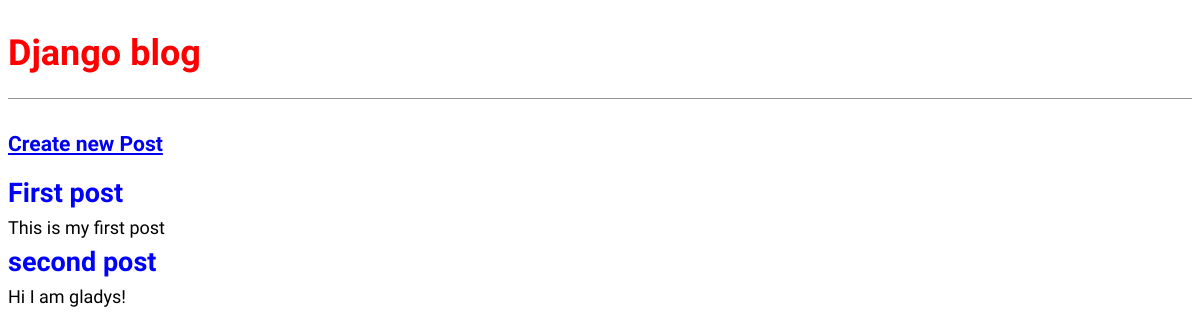
Before: / with the older database file.
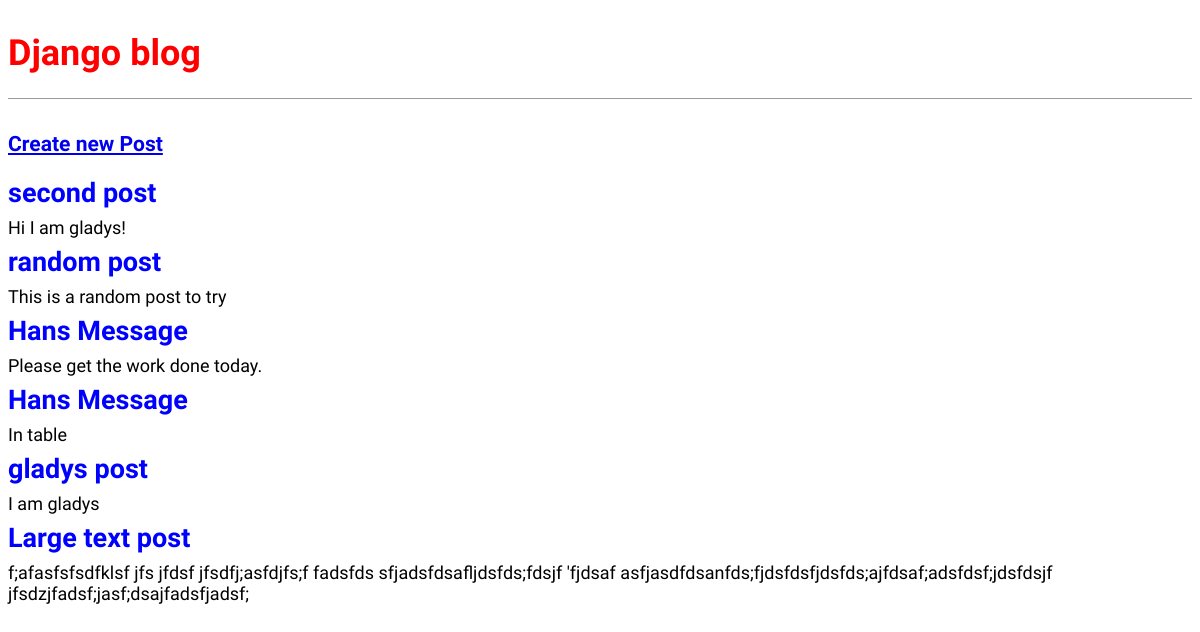
After: the same page with the newer database file.
### blogpostapp/models.py (models this page shows, shortened)
class Post(models.Model):
	title = models.CharField(max_length=200)
	author = models.ForeignKey(
		"auth.User",
		on_delete=models.CASCADE,
		)
	body = models.TextField()

### blogpostapp/views.py (the view)
# urls.py: path('', BlogListView.as_view(), name = 'home'),
class BlogListView(ListView):
	model = Post
	template_name = "blogpostapp/home.html"

### blogpostapp/templates/blogpostapp/home.html
{% extends "blogpostapp/base.html" %}
{% block content %}
<div class="post-entry">
	<h3><a href="{% url 'post_new' %}">Create new Post</a></h3>
	{% for post in post_list %}
		<h2><a href="{% url 'post_detail' post.pk %}">{{ post.title }}</a></h2>
		<p>{{ post.body }}</p>
	{% endfor %}
</div>
{% endblock content %}

### blogpostapp/templates/blogpostapp/base.html (shortened to what this page needs)
{% load static %}
<html>
<head>
	<link rel="stylesheet" href="{% static 'blogpostapp/base.css' %}"
</head>
<body>
	<header>
		<h1><a href="{% url 'home' %}">Django blog</a></h1>
	</header>
	<div>
		{% block content %}
		{% endblock content %}
	</div>
</body>
</html>

### static/blogpostapp/base.css (style rules this page uses)
header h1 a { color: red; text-decoration: none; }
body { font-family: 'Source Sans Pro', sans-serif; font-size: 18px; }
header { border-bottom: 1px solid #999; margin-bottom: 2rem; display: flex; }
.post-entry { margin-bottom: 2rem; }
.post-entry h2 { margin: 0.5rem 0; }
.post-entry h2 a, .post-entry h2 a:visited { color: blue; text-decoration: none; }
.post-entry p { margin: 0; font-weight: 400; }

Changed rows visible on the page:
removed Post: title "First post", body "This is my first post"
added Post: title "random post", body "This is a random post to try"
added Post: title "Hans Message", body "Please get the work done today."
added Post: title "Hans Message", body "In table"
added Post: title "gladys post", body "I am gladys"
added Post: title "Large text post", body "f;afasfsfsdfklsf jfs jfdsf jfsdfj;asfdjfs;f fadsfds sfjadsfdsafljdsfds;fdsjf 'fjdsaf asfjasdfdsanfds;fjdsfdsfjdsfds;ajfdsaf;adsfdsf;jdsfdsjf jfsdzjfadsf;jasf;dsajfadsfjadsf;"
